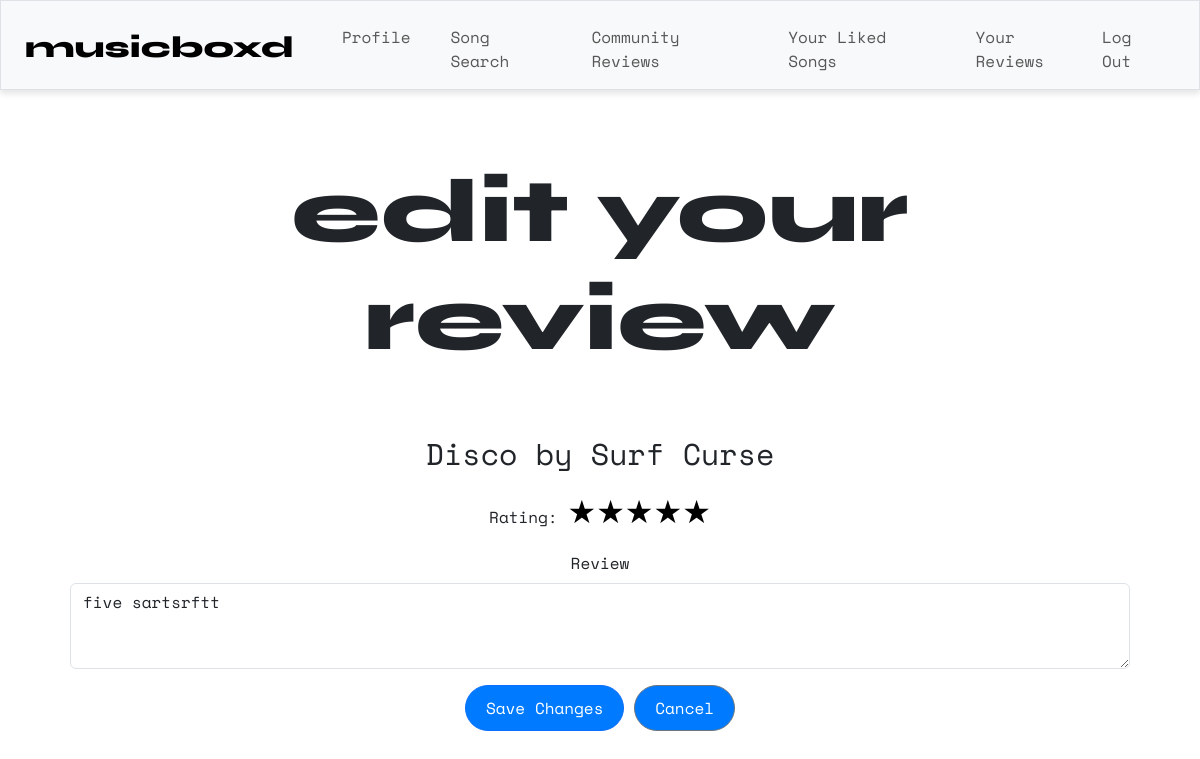
The page /edit_review/11 (signed in) on the database as committed earlier.
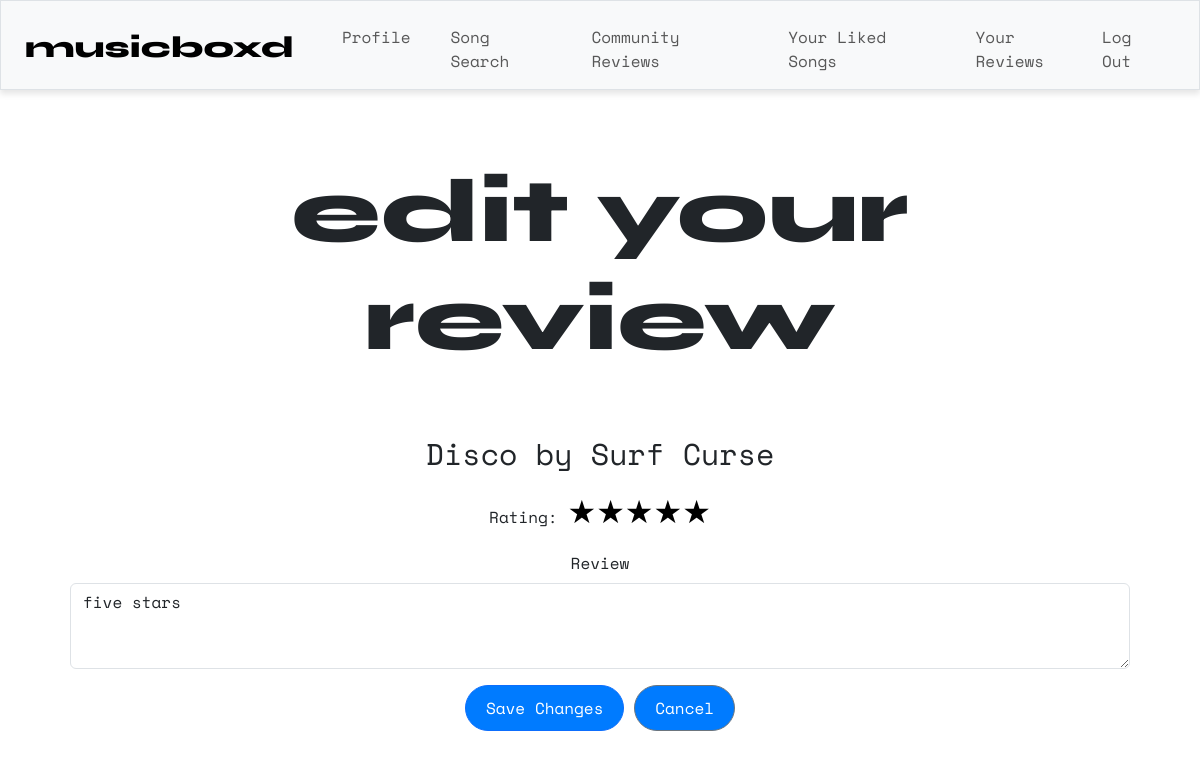
The same page on the database as committed later.
### tables this page shows
CREATE TABLE reviews ( id INTEGER PRIMARY KEY, review TEXT NOT NULL, rating INTEGER NOT NULL, user_id INTEGER NOT NULL, song_id TEXT NOT NULL, timestamp DATETIME DEFAULT CURRENT_TIMESTAMP, FOREIGN KEY (user_id) REFERENCES users (id), FOREIGN KEY (song_id) REFERENCES songs (id) );

### app.py (the view, shortened to what this page needs)
@app.route("/edit_review/<int:review_id>", methods=["GET", "POST"])
@login_required
def edit_review(review_id):
    try:
        review = db.execute("""
            SELECT reviews.*, songs.title AS song_title, songs.artist AS song_artist
            FROM reviews
            JOIN songs ON reviews.song_id = songs.id
            WHERE reviews.id = ? AND reviews.user_id = ?
        """, review_id, session["user_id"])
        if not review:
            error_message = "An error occurred while editing your review."
            return render_template("song.html", error_message=error_message, song_id=song_id)
        if request.method == "GET":
            return render_template("edit_review.html", review=review[0])
    except Exception:
        error_message = "An error occurred while editing your review."
        return render_template("profile.html", error_message=error_message)

### helpers.py (called while the page is built)
def login_required(f):
    @wraps(f)
    def decorated_function(*args, **kwargs):
        if session.get("user_id") is None:
            return redirect("/login")
        return f(*args, **kwargs)
    return decorated_function

### templates/edit_review.html (shortened to what this page needs)
{% extends "layout.html" %}
{% block main %}
<div class="container">
    <h1 class="syne">edit your<br>review</h1>
    <br>
    <h2>{{ review.song_title }} by {{ review.song_artist }}</h2>
    <form action="{{ url_for('edit_review', review_id=review.id) }}" method="POST">
        <div class="mb-3">
            <label for="rating">Rating:</label>
            <div class="stars-input">
                {% for star in range(5, 0, -1) %}
                    <label for="star{{ star }}">★</label>
                {% endfor %}
            </div>
        </div>
        <div class="mb-3">
            <label for="review" class="form-label">Review</label>
            <textarea class="form-control" id="review" name="review" rows="3">{{ review.review }}</textarea>
        </div>
        <button type="submit" class="btn btn-primary">Save Changes</button>
        <a href="{{ url_for('all_reviews') }}" class="btn btn-secondary">Cancel</a>
    </form>
</div>
{% endblock %}

Rows that differ between the two databases and show on the page:
changed reviews: review "five sartsrftt" → "five stars"
